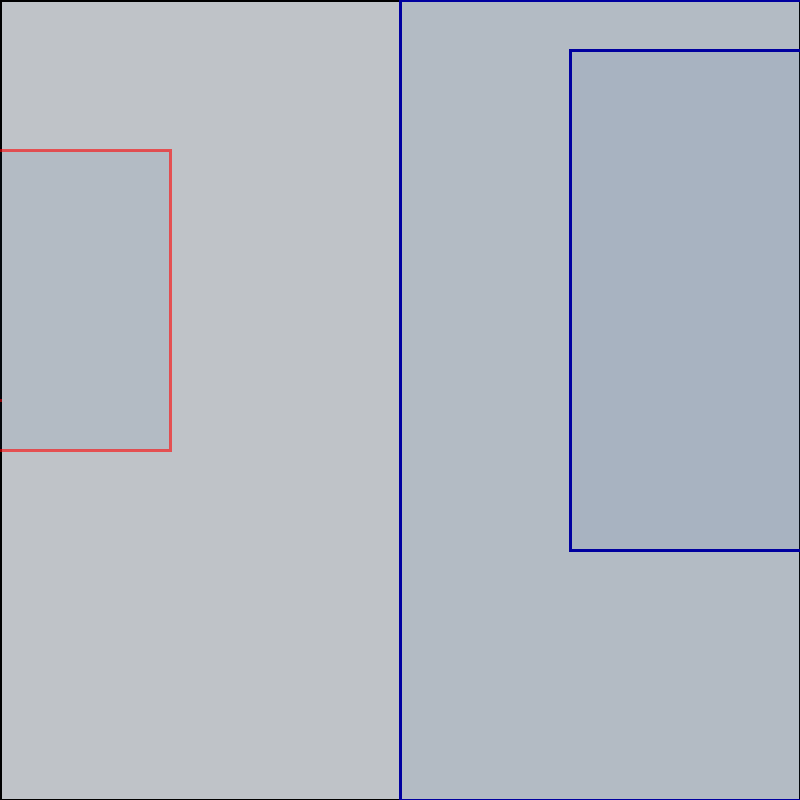
Frame 1 (no input)
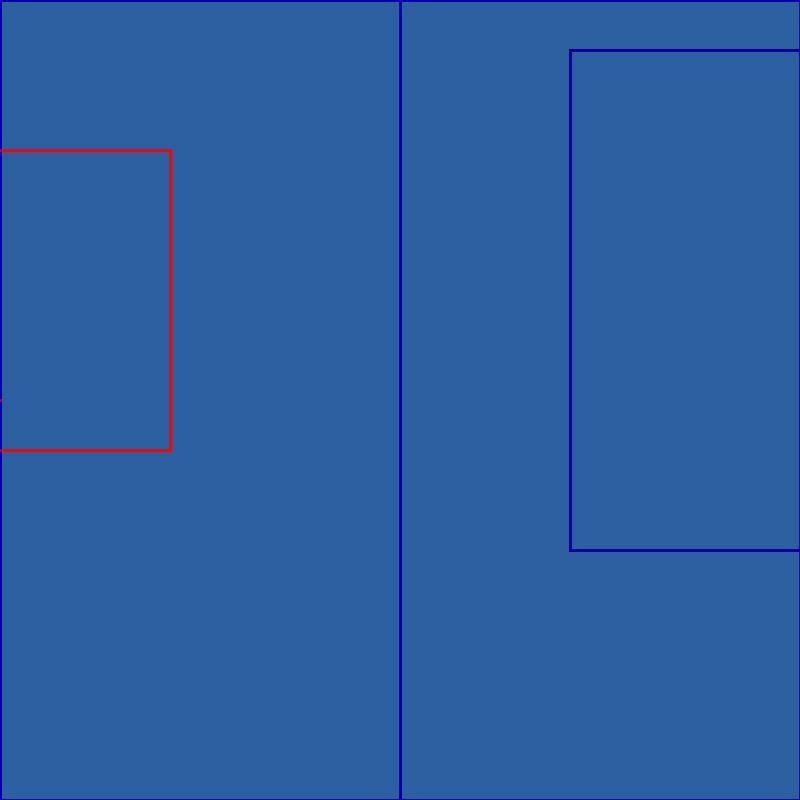
Frame 60 (the mouse pressed at the canvas centre just before this capture)
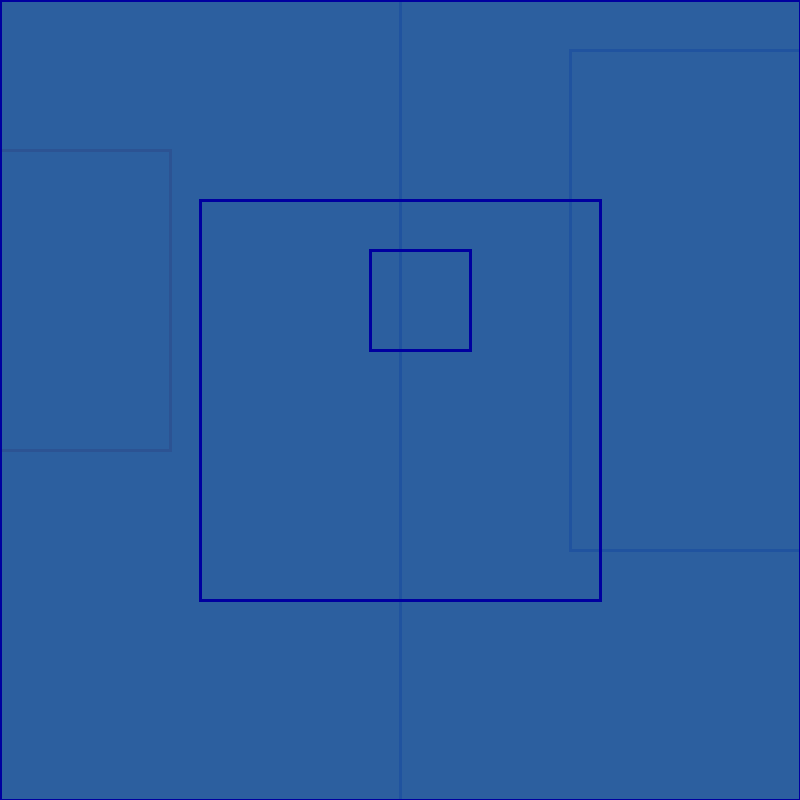
Frame 120 (the mouse held since frame 60 and released just before this capture)

The Processing sketch that drew these frames (run headless with seeded random() and noise(); from frame 60 on, the mouse is pressed at the canvas centre):

// Processing sketch: processing_52037
// ── processing_52037.pde



void setup (){
 size(800,800);
smooth();
noFill();
strokeWeight(3);

}

void draw() {
fill(34,87,155, 20);
rectMode(CENTER);
  rect(400,400,width,height);

float x= mouseX;
float y= mouseY;
float ix = width-mouseX;
float iy= height-mouseY;
stroke(255,0,0, 150);
rect(x, 400, y, y);
stroke(0.255,0, 159);
rect(ix, 400, iy, iy);

stroke(255,0,0, 150);
rect(x+20, 300, y-300, y-300);
stroke(0.255,0, 159);
rect(ix+20, 300, iy-300, iy-300);

}
